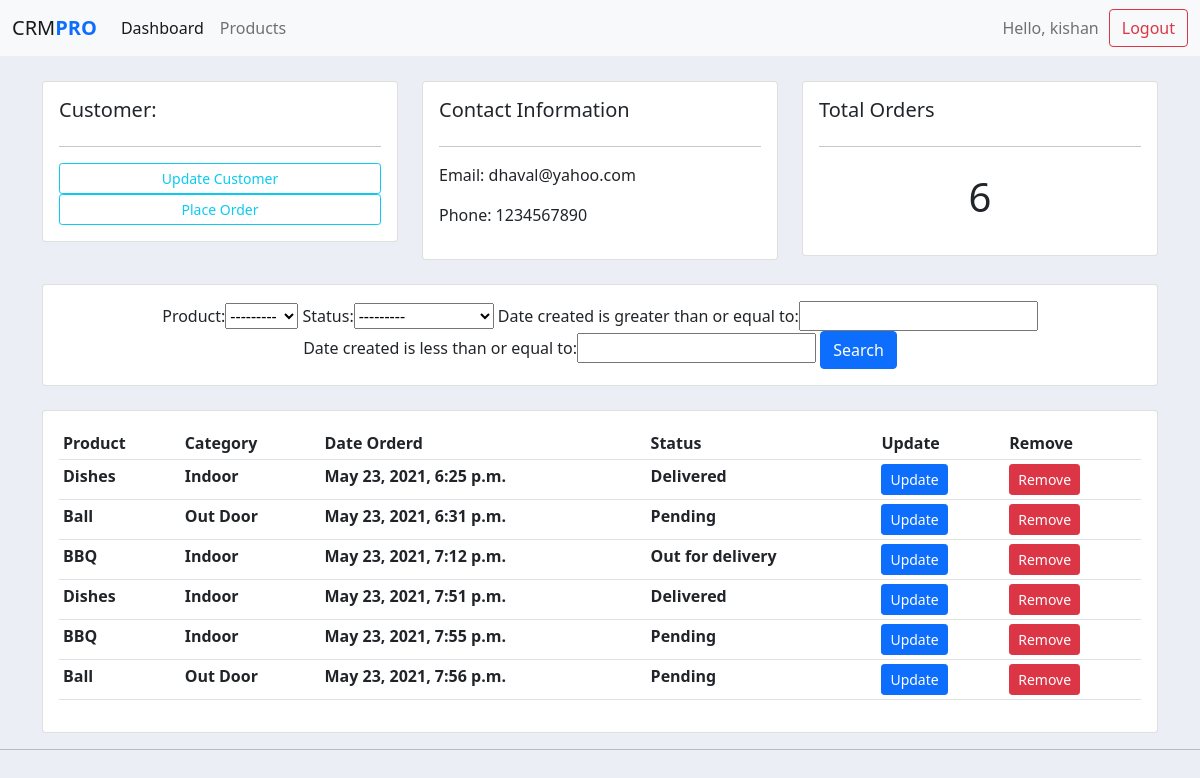
/customer/1/ (signed in), run on an earlier commit of the app's database.
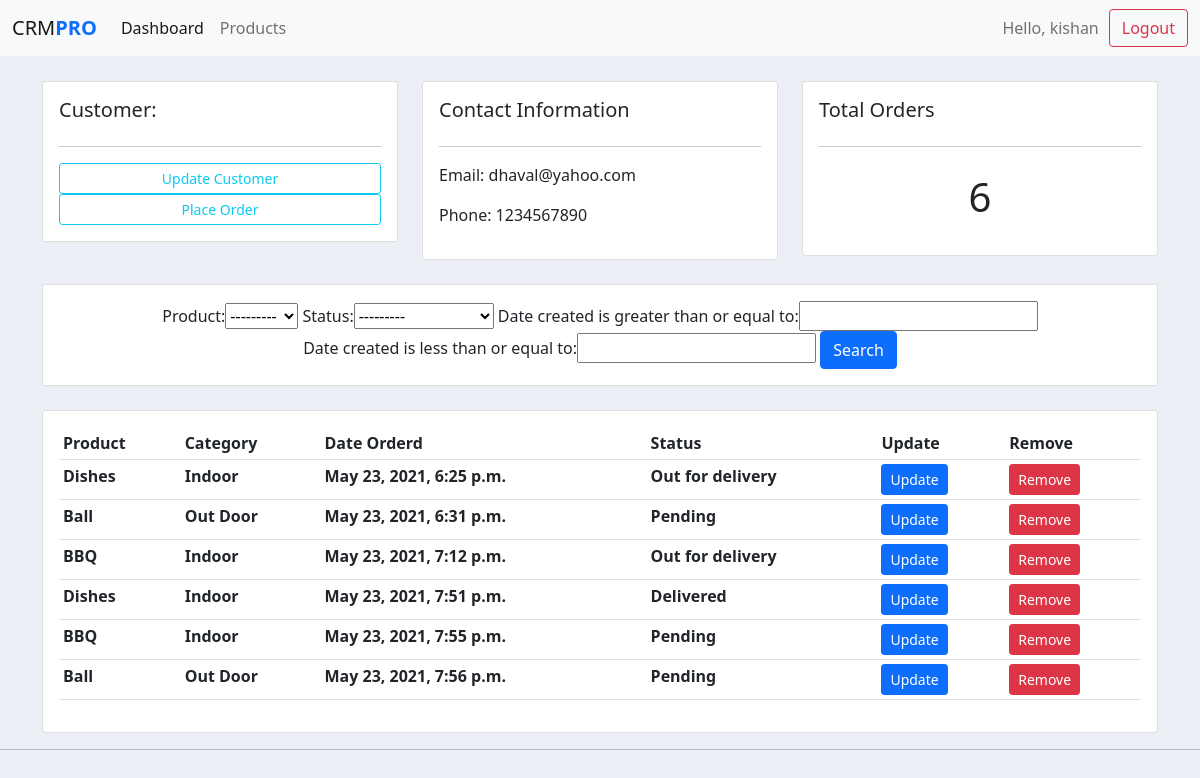
And on a later commit of the database.
### accounts/models.py (models this page shows, shortened)
class Order(models.Model):
    STATUS = (
        ('Pending', 'Pending'),
		('Out for delivery', 'Out for delivery'),
		('Delivered', 'Delivered'),
    )
    customer = models.ForeignKey(Customer, null=True, on_delete=models.SET_NULL)
    product = models.ForeignKey(Product, null=True, on_delete=models.SET_NULL)
    date_created = models.DateTimeField(auto_now_add=True, null=True)
    status = models.CharField(max_length=200, null=True, choices=STATUS)

class Product(models.Model):
    CATEGORY = (
		('Indoor', 'Indoor'),
		('Out Door', 'Out Door'),
	)
    name = models.CharField(max_length=200, null=True)
    price = models.FloatField(null=True)
    category = models.CharField(max_length=200, null=True, choices=CATEGORY)
    description = models.CharField(max_length=200, null=True)
    date_created = models.DateTimeField(auto_now_add=True, null=True)
    tags = models.ManyToManyField(Tag)
    def __str__(self):
        return self.name

### accounts/decorators.py (the view)
        def wrapper_func(request, *args, **kwargs):
            group = None
            if request.user.groups.exists():
                group = request.user.groups.all()[0].name
            if group in allowed_roles:
                return view_func(request, *args, **kwargs)
            else:
                return HttpResponse('<h1 style="text-align: center;">Un-Authorized</h1>')

### accounts/views.py (called while the page is built)
@login_required(login_url='login')
@allowed_users(allowed_roles=['admin'])
def customer(request, pk_test):
    customer = Customer.objects.get(id=pk_test)
    orders = customer.order_set.all()
    orders_count = orders.count()
    if request.method == 'GET':
        myFilter = OrderFilter(request.GET, queryset=orders)
        orders = myFilter.qs
    context = {
        'customer' : customer,
        'orders' : orders,
        'orders_count' : orders_count,
        'myFilter':myFilter,
    }
    return render(request,'accounts/customer.html',context)

### accounts/templates/accounts/customer.html
{% extends 'accounts/main.html' %}
{% block content %}
<br>
<div class="row">
	<div class="col-md">
		<div class="card card-body">
			<h5>Customer:</h5>
			<hr>
			<a class="btn btn-outline-info  btn-sm btn-block" href="">Update Customer</a>
			<a class="btn btn-outline-info  btn-sm btn-block" href="{% url 'create_order' customer.id %}">Place Order</a>
		</div>
	</div>
	<div class="col-md">
		<div class="card card-body">
			<h5>Contact Information</h5>
			<hr>
			<p>Email: {{ customer.email }} </p>
			<p>Phone: {{ customer.phone }} </p>
		</div>
	</div>
	<div class="col-md">
		<div class="card card-body">
			<h5>Total Orders</h5>
			<hr>
			<h1 style="text-align: center;padding: 10px">{{ orders_count }}</h1>
		</div>
	</div>
</div>
<br>
<div class="row">
	<div class="col">
		<div class="card text-center card-body">
			<form method="get">
				{{myFilter.form}}
		    <button class="btn btn-primary" type="submit">Search</button>
		  </form>
		</div>
	</div>
</div>
<br>
<div class="row">
	<div class="col-md">
		<div class="card card-body table-responsive">
			<table class="table table-sm" >
				<tr>
					<th>Product</th>
					<th>Category</th>
					<th>Date Orderd</th>
					<th>Status</th>
					<th>Update</th>
					<th>Remove</th>
				</tr>
				{% for i in orders %}
					<tr>
						<th>{{ i.product }}</th>
						<th>{{ i.product.category }}</th>
						<th>{{ i.date_created }}</th>
						<th>{{ i.status }}</th>
						<th><a class="btn btn-sm btn-primary" href="{% url 'update_order' i.id %}">Update</a> </th>
						<th><a class="btn btn-sm btn-danger" href="{% url 'delete_order' i.id %}">Remove</a></th>
					</tr>
				{% endfor %}
			</table>
		</div>
	</div>
</div>
{% endblock %}

What changed in the data, as far as the page shows it:
changed Order "May 23, 2021, 6:25 p.m.": status "Delivered" → "Out for delivery"
